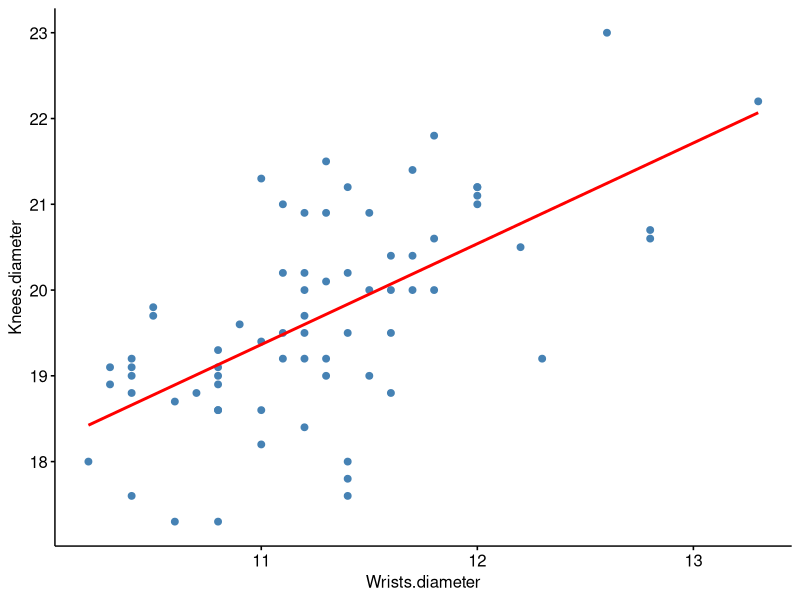

Recreate this plot in R. (Note: this script raises an error after producing the figure.)
## ---- chunk 1
library(car)
library(dplyr)
library(ggpubr)
library(psych)
# Definimos semilla
set.seed(1111)

# Leemos los datos
datos <- read.csv2("EP09 Datos.csv")

# Filtramos los datos

datos <- datos %>% filter(Gender == 1) %>% select(-Gender) %>% sample_n(100, replace = FALSE)
# De datos selecciona hombres, descarta la columna Gender y selecciona 100 sin reemplazo

datos_entren <- datos[1:70,] # fila 1 a 70 y todas las columnas
datos_prueba <- datos[71:100,]
## ---- chunk 2
nombre_respuesta <- "Knees.diameter"
variables <- colnames(datos_entren)

i_respuesta <- which(variables == nombre_respuesta) # Selecciono el indice de Knees.diameter para quitarlo de los colnames
predictores <- sample(variables[-i_respuesta], 8, replace = FALSE)

cat("Predictores escogidos:\n")
cat(paste(predictores, collapse="\n"))

## ---- chunk 3
# Quito las variables seleccionadas para escoger mi 9na variable
datos_resto <- datos_entren %>% select(!all_of(predictores)) # Datos sin las 8 variables seleccionadas

i_respuesta_resto <- which(colnames(datos_resto)==nombre_respuesta) # Indice de la columna de la var de rpta

# Evaluo correlacion entre las 15 vars y la de rpta (quito la de rpta)
correlacion <- cor(datos_resto[-i_respuesta_resto], y = datos_resto[[nombre_respuesta]])

cat("Correlacion con Knees.diameter:\n")
print(correlacion)
## ---- chunk 4
i_mejor <- which(correlacion == max(abs(correlacion)))

# Seleccionamos 9no predictor
#predictor <- colnames(datos_resto)[i_mejor]
predictor <- rownames(correlacion)[i_mejor]
cat("La variable seleccionada es: ",predictor)
## ---- chunk 5
datos_entren <- datos_entren %>% select(all_of(c(predictor,predictores,nombre_respuesta)))

# Grafiquemos los datos Knees.diameter ~ Wrist.diameter

p1 <- ggscatter(datos_entren, x = predictor, y = nombre_respuesta,
                color = "steelblue", fill = "steelblue",
                add = "reg.line", add.params = list(color = "red"))
print(p1)

# formula Knees.diameter ~ Wrist.diameter
fmla <- formula(paste(nombre_respuesta, predictor, sep = " ~ "))
rls <- lm(fmla, data = datos_entren)

print(summary(rls))
## ---- chunk 6
cat("Pruebas de curvatura: \n")

# Desplegar gráficos de residuos y mostrar pruebas de curvatura
residualPlots(rls, type = "rstandard",
              id = list(method = "r", n = 3, cex = 0.7, location = "lr"),
              col = "steelblue", pch = 20, col.quad = "red")

# Verificar independencia de los residuos
db <- durbinWatsonTest(rls)
cat("\nPrueba de independencia:\n")
print(db)

# Desplegar gráficos marginales
marginalModelPlots(rls, sd = TRUE,
                   id = list(method = "r", n = 3, cex = 0.7, location = "lr"),
                   col = "steelblue", pch = 20, col.line = c("steelblue","red"))

# Prueba de la varianza del error no constante
cat("\nPrueba de homocedasticidad:\n")
print(ncvTest(rls))

# Desplegar graficos de influencia
casos_influyentes <- influencePlot(rls, id = list(n = 3))
cat("\nCasos que podrían ser influyentes:\n")
print(casos_influyentes)
## ---- chunk 7
crPlots(rls,
        col = "steelblue", pch = 20, col.lines = c("red", "steelblue"),
        smooth = list(smoother = loessLine, span = 1),
        id = list(method = "r", n = 8, cex = 0.7, location = "lr"))

rls2 <- lm(fmla, data = datos_entren[-66, ])
crPlots(rls2,
        col = "steelblue", pch = 20, col.lines = c("red", "steelblue"),
        smooth = list(smoother = loessLine, span = 1),
        id = list(method = "r", n = 8, cex = 0.7, location = "lr"))
## ---- chunk 8
rlm_max_text <- paste(c(predictor,predictores), collapse = "+") # var1 + var2 ... + varN
rlm_max_fmla <- formula(paste(nombre_respuesta,rlm_max_text, sep = "~"))

rlm_max <- lm(rlm_max_fmla, data = datos_entren)


rlm <- step(rls, scope = list(lower = rls, upper = rlm_max),
               direction = "both",
               test = "F", trace = 1)


# Mostrar los coeficientes del modelo conseguido
cat("\nModelo obtenido:\n")
print(rlm[["coefficients"]])


## ---- chunk 9
rlm <- update(rlm, . ~ . - Ankle.Minimum.Girth)
## ---- chunk 10
cat("Factores de inflación de la varianza:\n")
print(vif(rlm))
cat("Estadísticos de tolerancia:\n")
print(1 / vif(rlm))
## ---- chunk 11
rlm <- update(rlm, . ~ . - Hip.Girth)

cat("Factores de inflación de la varianza:\n")
print(vif(rlm))
cat("Estadísticos de tolerancia:\n")
print(1 / vif(rlm))
## ---- chunk 12
cat("Prueba de curvatura:\n")
residualPlots(rlm, type = "rstandard", terms = ~ 1, col = "steelblue", pch = 20, col.quad = "red")
## ---- chunk 13
# Grafico qq
qq_res <- ggqqplot(data.frame(Residuos = resid(rlm)), x = "Residuos", color = "steelblue")
print(qq_res)

sw_res <- shapiro.test(resid(rlm))
cat("Test de normalidad de los residuos del modelo de RLM:")
print(sw_res)
## ---- chunk 14
cat("Prueba de varianza del error no constante:\n")
ncvTest(rlm)

cat("\nIndependencia de los residuos\n")
print(durbinWatsonTest(rlm))
## ---- chunk 15
crPlots(rlm,
        col = "steelblue", pch = 20, col.lines=c("red", "steelblue"),
        smooth = list(smoother=loessLine, span = 1),
        id = list(method = "r", n = 3, cex = 0.7, location = "lr"))
## ---- chunk 16
cat("Modelo de RLM obtenido:\n")
print(summary(rlm))
## ---- chunk 17
rlm <- update(rlm, . ~ . - Waist.Girth)

cat("Modelo de RLM obtenido:\n")
print(summary(rlm))

cat("\nPrueba de curvatura:\n")
residualPlots(rlm, type = "rstandard", terms = ~ 1, col = "steelblue", pch = 20, col.quad = "red")

cat("\nFactores de inflación de la varianza:\n")
print(vif(rlm))

cat("\nPrueba de homocedasticidad:\n")
ncvTest(rlm)

cat("\nIndependencia de los residuos\n")
print(durbinWatsonTest(rlm))
## ---- chunk 18
#cat("Rango para 95% de los residuos studentizados: ")
#cat("[", round(qt(0.05/2, nrow(datos_entren) - length(coef(rls)) - 1), 3), ", ", sep = "")
#cat(round(qt(1-0.05/2, nrow(datos_entren) - length(coef(rls)) - 1), 3), "]\n", sep = "")
#cat("Límite del apalancamiento:", round(2 * mean(hatvalues(rlm)), 3), "\n")
#cat("Límite de la distancia de Cook:", round(3 * mean(cooks.distance(rlm)), 3), "\n")

rlm_inf <- influencePlot(rlm, id = list(n = 3))

cat("\nCasos notorios para el modelo de RLM:\n")
print(rlm_inf)

# Desplegar gráficos marginales
marginalModelPlots(rlm, sd = TRUE,
                   id = list(method = "r", n = 3, cex = 0.7, location = "lr"),
                   col = "steelblue", pch = 20, col.line = c("steelblue","red"))

## ---- chunk 19
print(summary(rlm))
## ---- chunk 20
cat("Comparación de los modelos de RLS y RLM:\n")
print(anova(rls, rlm))
## ---- chunk 21
# Calcular RMSE (Root Mean Square Error) para el modelo de regresión lineal simple (RLS) en entrenamiento
rls_rmse_entre <- sqrt(mean(resid(rls) ** 2))  # RMSE basado en los residuos del conjunto de entrenamiento

# Generar predicciones del modelo RLS para el conjunto de prueba
rls_preds <- predict(rls, datos_prueba)

# Calcular los residuos del modelo RLS para el conjunto de prueba
rls_res_prueba <- datos_prueba[[nombre_respuesta]] - rls_preds

# Calcular el RMSE del modelo RLS para el conjunto de prueba
rls_rmse_prueba <- sqrt(mean(rls_res_prueba ** 2))

# Calcular el cambio porcentual en el RMSE entre entrenamiento y prueba para el modelo RLS
rls_pct_cambio <- ((rls_rmse_prueba - rls_rmse_entre) / rls_rmse_entre) * 100

# Calcular RMSE para el modelo de regresión lineal robusta (RLM) en entrenamiento
rlm_rmse_entre <- sqrt(mean(resid(rlm) ** 2))  # RMSE basado en los residuos del conjunto de entrenamiento

# Generar predicciones del modelo RLM para el conjunto de prueba
rlm_preds <- predict(rlm, datos_prueba)

# Calcular los residuos del modelo RLM para el conjunto de prueba
rlm_res_prueba <- datos_prueba[[nombre_respuesta]] - rlm_preds

# Calcular el RMSE del modelo RLM para el conjunto de prueba
rlm_rmse_prueba <- sqrt(mean(rlm_res_prueba ** 2))

# Calcular el cambio porcentual en el RMSE entre entrenamiento y prueba para el modelo RLM
rlm_pct_cambio <- ((rlm_rmse_prueba - rlm_rmse_entre) / rlm_rmse_entre) * 100

# Mostrar un resumen de la variable de salida
cat(sprintf("Resumen de la variable de salida (%s):\n", nombre_respuesta))
print(describe(datos |> pull(all_of(nombre_respuesta)), skew = FALSE))
cat("\n")

# Mostrar el rendimiento del modelo RLS
cat("Rendimiento del modelo de RLS:\n")
cat(sprintf("RMSE para el conjunto de entrenamiento: %.3f\n", rls_rmse_entre))
cat(sprintf("RMSE para el conjunto de prueba: %.3f\n", rls_rmse_prueba))
cat(sprintf("Cambio en el error: %.1f%%\n", rls_pct_cambio))
cat("\n")

# Mostrar el rendimiento del modelo RLM
cat("Rendimiento del modelo de RLM:\n")
cat(sprintf("RMSE para el conjunto de entrenamiento: %.3f\n", rlm_rmse_entre))
cat(sprintf("RMSE para el conjunto de prueba: %.3f\n", rlm_rmse_prueba))
cat(sprintf("Cambio en el error: %.1f%%\n", rlm_pct_cambio))

